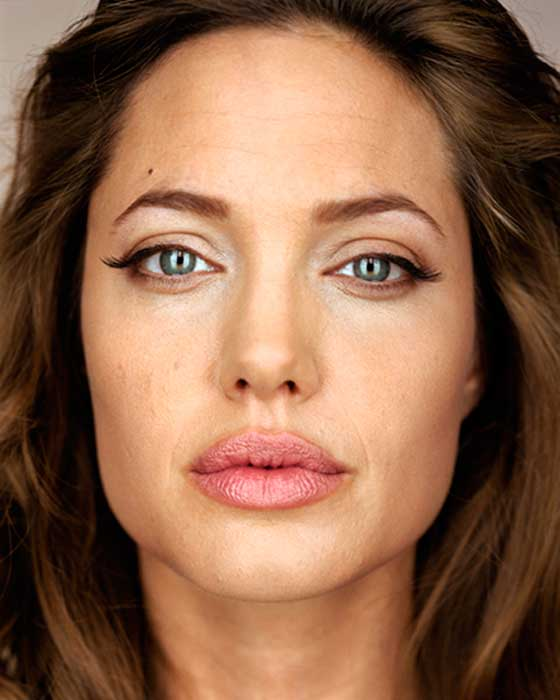
#> input picture images/angelina.jpg, 560 x 700 px
$ python 03-edge-detectors.py --image ../images/angelina.jpg   (older library calls are emulated)
#> lines starting #> are read from the running program, lines starting #| are printed output that depends on the picture; after the words box and inside, x2 and y2 are one past the last pixel; in counts of white or black regions, pixels touching at a corner belong together
import cv2
import numpy as np
import argparse
import os
import sys


kernel = np.ones((5,5),np.uint8)

def auto_canny(image, sigma=0.33):
    # compute the median of the single channel pixel intensities
    v = np.median(image)
    # apply automatic Canny edge detection using the computed median
    lower = int(max(0, (1.0 - sigma) * v))
    upper = int(min(255, (1.0 + sigma) * v))
    print("lower = {}, upper = {}".format(lower, upper))
    edged = cv2.Canny(image, lower, upper)
    return edged


def detect_edge(image_file_path):
#> called with image_file_path = '../images/angelina.jpg'
    orig_img = cv2.imread(image_file_path)
#> orig_img is the input picture: shape (700, 560, 3); mean B, G, R 74.5, 99.8, 141
    cv2.imshow('orig_img', orig_img)

    gray_img =  cv2.cvtColor(orig_img,cv2.COLOR_BGR2GRAY).astype(float)
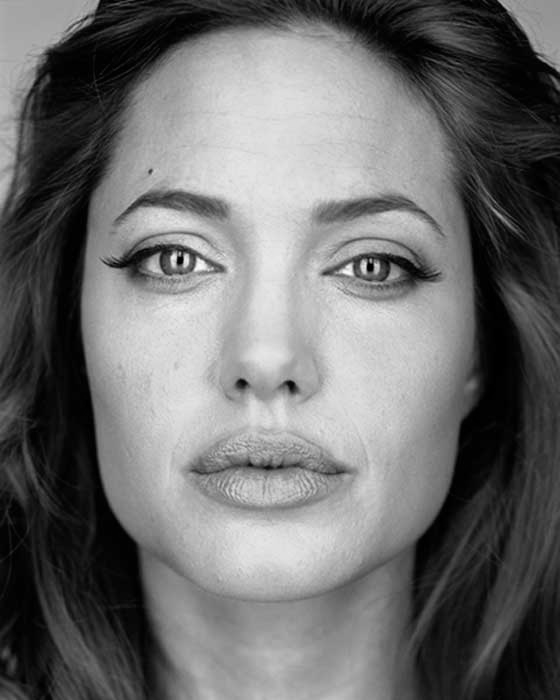
#> gray_img: shape (700, 560) float64; min 0, max 251, mean 109.2
    cv2.imshow('gray_img', gray_img)
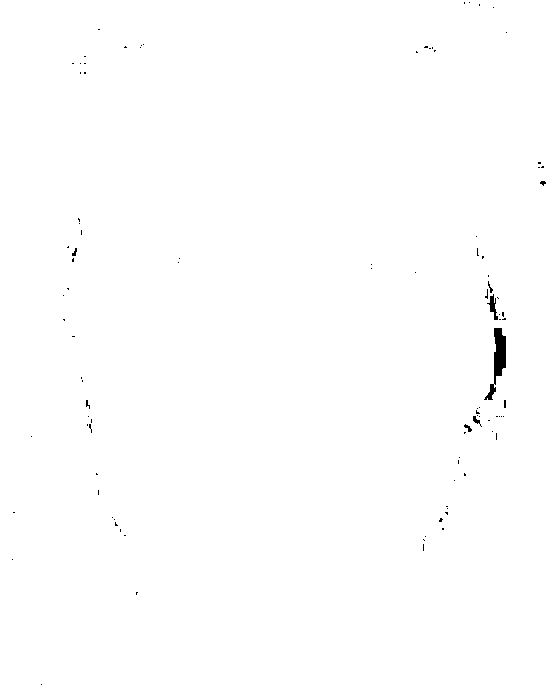
#> window 'gray_img': shape (700, 560); 99.7% white; 100 black regions (94 under 20 px), largest, box (x1, y1, x2, y2) and area: (484, 328, 506, 400) 597, (487, 294, 498, 320) 113, (473, 416, 482, 427) 36, (464, 424, 472, 432) 30, (72, 248, 77, 256) 23, (488, 281, 493, 293) 22

    sobel = cv2.Sobel(gray_img,cv2.CV_64F,1,1,ksize=3)
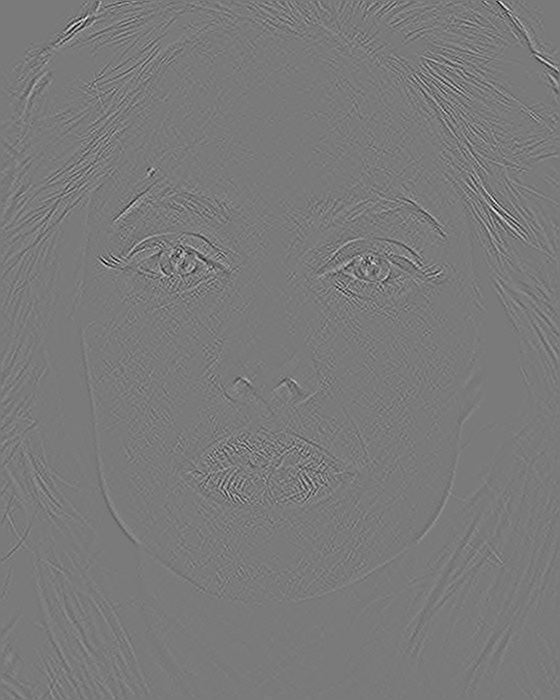
#> sobel: shape (700, 560) float64; min -131, max 141, mean 0; drawn with min black and max white
    cv2.imshow('sobel', sobel)
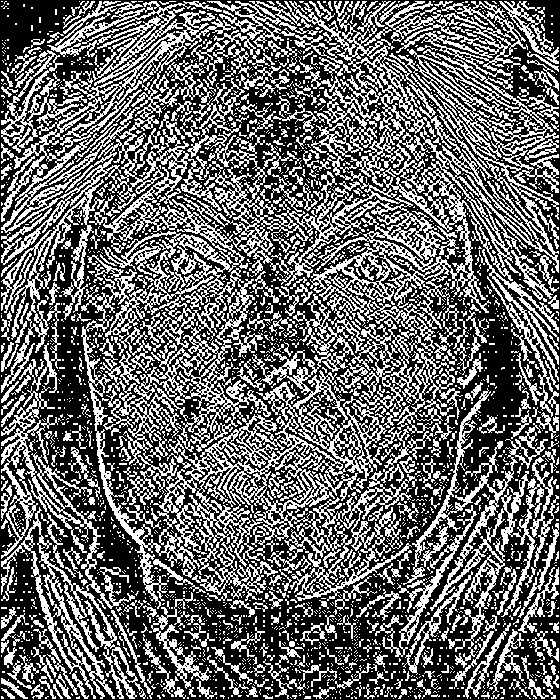
#> window 'sobel': shape (700, 560); 40.4% white in thin lines or dots


    laplacian = cv2.Laplacian(gray_img, cv2.CV_64F)
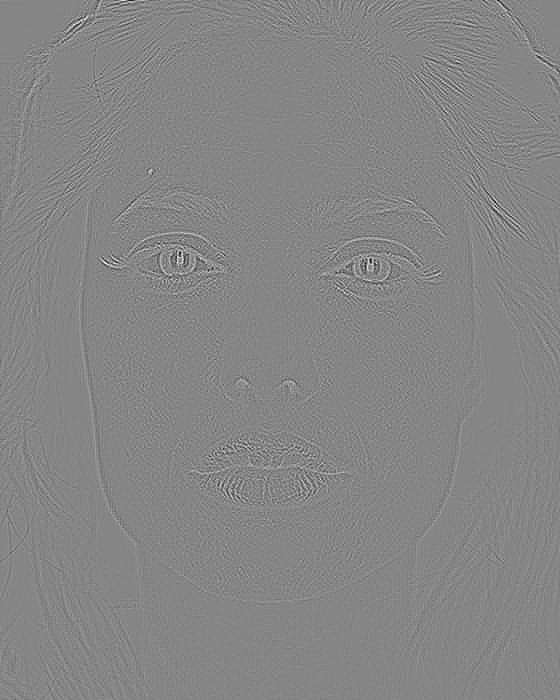
#> laplacian: shape (700, 560) float64; min -148, max 134, mean 0; drawn with min black and max white
    cv2.imshow('laplacian', laplacian)
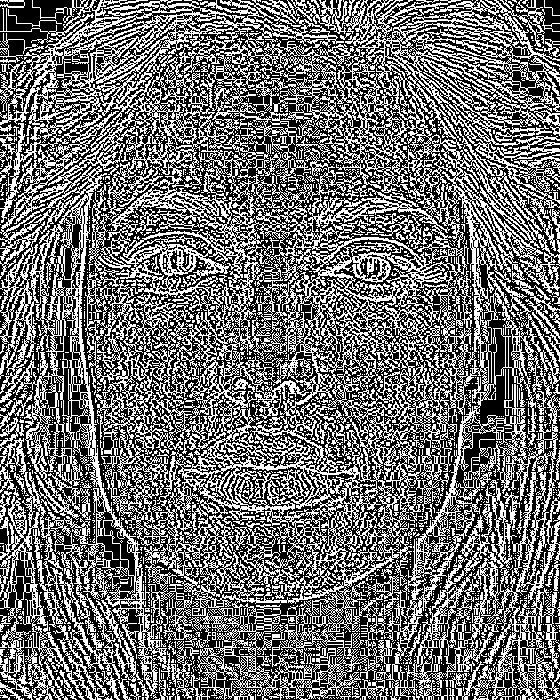
#> window 'laplacian': shape (700, 560); 43.6% white in thin lines or dots

    canny_edges = auto_canny(orig_img)
#> in auto_canny, `v = np.median(image)`: v = 99
#> in auto_canny, `lower = int(max(0, (1.0 - sigma) * v))`: lower = 66
#> in auto_canny, `upper = int(min(255, (1.0 + sigma) * v))`: upper = 131
#| lower = 66, upper = 131
#> in auto_canny, `edged = cv2.Canny(image, lower, upper)`:
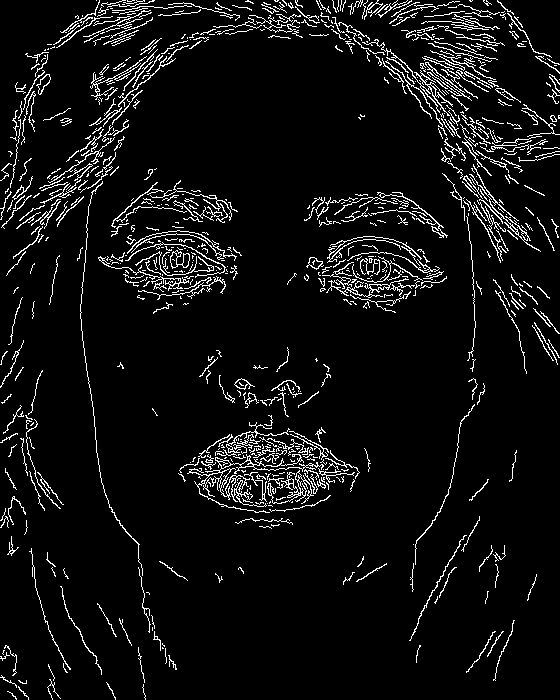
#> edged: shape (700, 560); 6.3% white in thin lines or dots
    cv2.imshow('canny_edges', canny_edges)


    cv2.waitKey(0)
    cv2.destroyAllWindows()


def main():
    parser_description = 'Performs edge detection on an image using the sobel feldman algorithm'
    parser = argparse.ArgumentParser(description=parser_description)
    parser.add_argument('--image', type=str, required=True, help='path of the image to be processed')
    args = parser.parse_args()

    if not args.image.strip() or not os.path.isfile(args.image):
        print('Please provide a valid path to an image file')
        sys.exit(-1)

    detect_edge(args.image)


if __name__ == '__main__':
    main()
